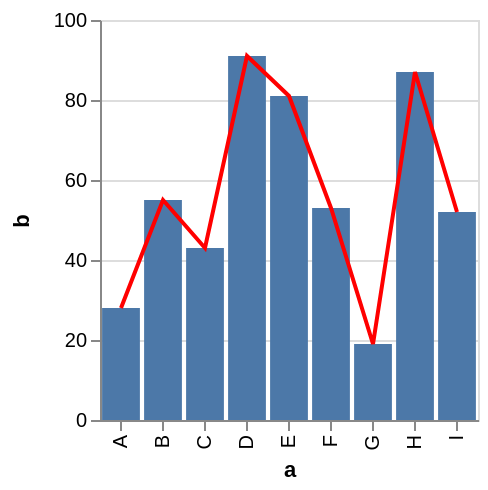

Write the Vega-Lite specification saved for this chart.
### Vega specification from a JSON file in a GitHub repository (floating-point values rounded to 4 significant figures)
{"$schema": "https://vega.github.io/schema/vega/v3.0.json", "autosize": "pad", "padding": 5, "height": 200, "style": "cell", "data": [{"name": "source_0", "values": [{"a": "A", "b": 28}, {"a": "B", "b": 55}, {"a": "C", "b": 43}, {"a": "D", "b": 91}, {"a": "E", "b": 81}, {"a": "F", "b": 53}, {"a": "G", "b": 19}, {"a": "H", "b": 87}, {"a": "I", "b": 52}]}, {"name": "data_1", "source": "source_0", "transform": [{"type": "formula", "expr": "toNumber(datum[\"b\"])", "as": "b"}, {"type": "filter", "expr": "datum[\"b\"] !== null && !isNaN(datum[\"b\"])"}]}, {"name": "data_2", "source": "source_0", "transform": [{"type": "formula", "expr": "toNumber(datum[\"b\"])", "as": "b"}, {"type": "filter", "expr": "datum[\"b\"] !== null && !isNaN(datum[\"b\"])"}]}, {"name": "data_3", "source": "source_0", "transform": [{"type": "formula", "expr": "toNumber(datum[\"b\"])", "as": "b"}, {"type": "filter", "expr": "datum[\"b\"] !== null && !isNaN(datum[\"b\"])"}]}], "signals": [{"name": "x_step", "value": 21}, {"name": "width", "update": "bandspace(domain('x').length, 0.1, 0.05) * x_step"}], "marks": [{"name": "layer_0_marks", "type": "rect", "style": ["bar"], "from": {"data": "data_1"}, "encode": {"update": {"fill": {"value": "#4c78a8"}, "x": {"scale": "x", "field": "a"}, "width": {"scale": "x", "band": true}, "y": {"scale": "y", "field": "b"}, "y2": {"scale": "y", "value": 0}}}}, {"name": "layer_1_layer_0_marks", "type": "line", "style": ["line"], "sort": {"field": "datum[\"a\"]", "order": "descending"}, "from": {"data": "data_2"}, "encode": {"update": {"stroke": {"value": "red"}, "x": {"scale": "x", "field": "a", "band": 0.5}, "y": {"scale": "y", "field": "b"}}}}, {"name": "layer_1_layer_1_marks", "type": "symbol", "style": ["point"], "from": {"data": "data_3"}, "encode": {"update": {"opacity": {"value": 0}, "fill": {"value": "red"}, "x": {"scale": "x", "field": "a", "band": 0.5}, "y": {"scale": "y", "field": "b"}}}}], "scales": [{"name": "x", "type": "band", "domain": {"fields": [{"data": "data_1", "field": "a"}, {"data": "data_2", "field": "a"}, {"data": "data_3", "field": "a"}], "sort": true}, "range": {"step": {"signal": "x_step"}}, "paddingInner": 0.1, "paddingOuter": 0.05}, {"name": "y", "type": "linear", "domain": {"fields": [{"data": "data_1", "field": "b"}, {"data": "data_2", "field": "b"}, {"data": "data_3", "field": "b"}]}, "range": [{"signal": "height"}, 0], "nice": true, "zero": true}], "axes": [{"scale": "x", "orient": "bottom", "title": "a", "labelOverlap": true, "encode": {"labels": {"update": {"angle": {"value": 270}, "align": {"value": "right"}, "baseline": {"value": "middle"}}}}, "zindex": 1}, {"scale": "y", "orient": "left", "title": "b", "labelOverlap": true, "tickCount": {"signal": "ceil(height/40)"}, "zindex": 1}, {"scale": "y", "orient": "left", "grid": true, "tickCount": {"signal": "ceil(height/40)"}, "gridScale": "x", "domain": false, "labels": false, "maxExtent": 0, "minExtent": 0, "ticks": false, "zindex": 0}], "config": {"axisY": {"minExtent": 30}}}
